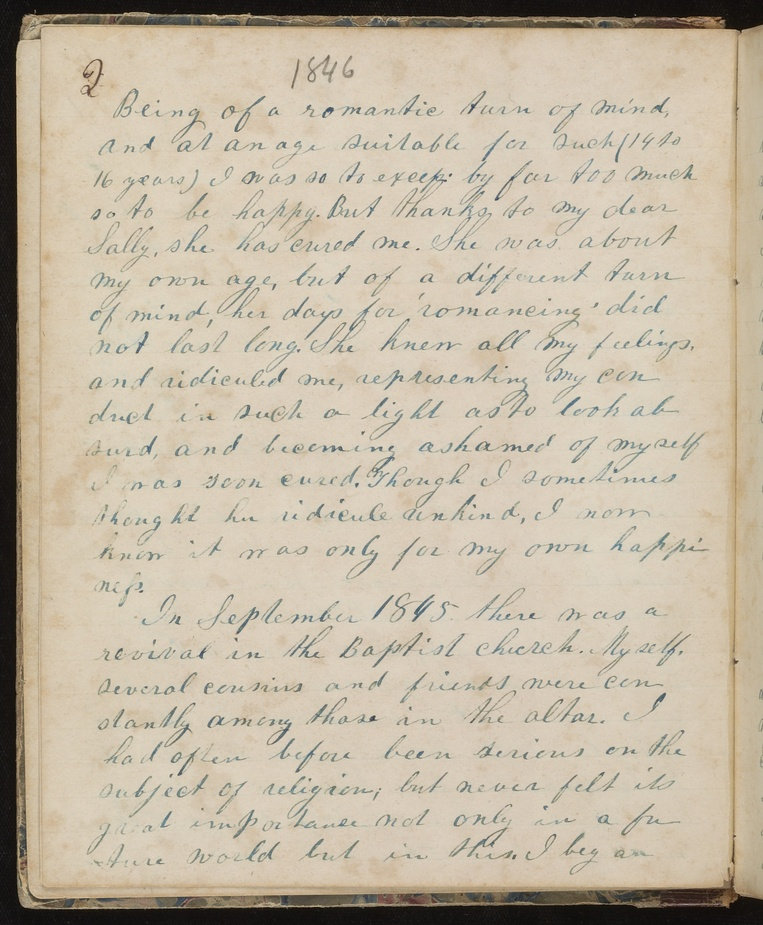
#> input picture images/imgComp.jpg, 763 x 925 px, shrunk from 1909 x 2314 before the run, found by its file name
$ python imgComp.py
#> lines starting #> are read from the running program, lines starting #| are printed output that depends on the picture; after the words box and inside, x2 and y2 are one past the last pixel; in counts of white or black regions, pixels touching at a corner belong together
import cv2
import matplotlib.pyplot as plt
import numpy as np
from PIL import Image


img1 = cv2.imread(r"/Users/andywang/Desktop/AI-powered-Historical-Test-Transcription/images/imgComp.jpg")
#> img1 is the input picture: shape (925, 763, 3); mean B, G, R 164.4, 183.7, 195
img2 = cv2.imread(r"/Users/andywang/Desktop/AI-powered-Historical-Test-Transcription/images/imgComp.jpg")

def get_greyscale(image):
    return cv2.cvtColor(image, cv2.COLOR_BGR2GRAY)
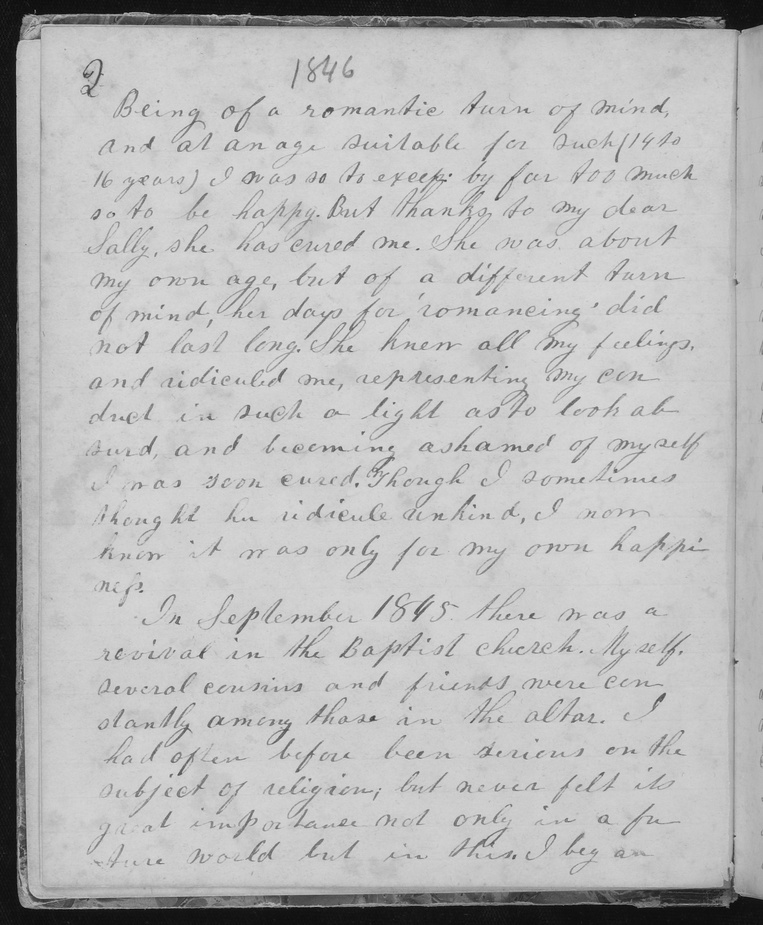
#> returned value: shape (925, 763); min 1, max 225, mean 184.9

def remove_noise(image):
    return cv2.bilateralFilter(image, 5, 75, 75)

def thresholding(image):
    return cv2.adaptiveThreshold(image, 255, cv2.ADAPTIVE_THRESH_GAUSSIAN_C, cv2.THRESH_BINARY, 15, 9)
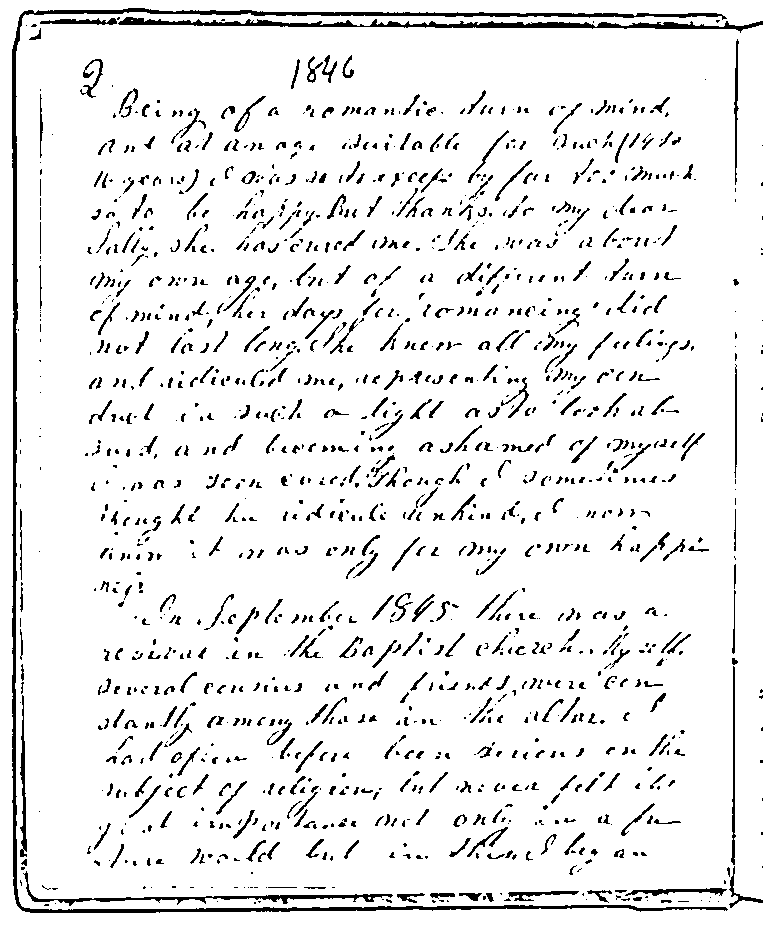
#> returned value: shape (925, 763); 92.2% white; 1438 black regions (664 under 20 px), largest, box (x1, y1, x2, y2) and area: (12, 8, 728, 913) 8307, (118, 17, 763, 33) 2844, (23, 871, 393, 906) 1296

img2 = get_greyscale(img2)
img2 = remove_noise(img2)
img2 = thresholding(img2)
img2 = np.dstack([img2] * 3)

print(img1.shape, img2.shape)
#| (925, 763, 3) (925, 763, 3)

Hori = np.concatenate((img1, img2), axis = 1)
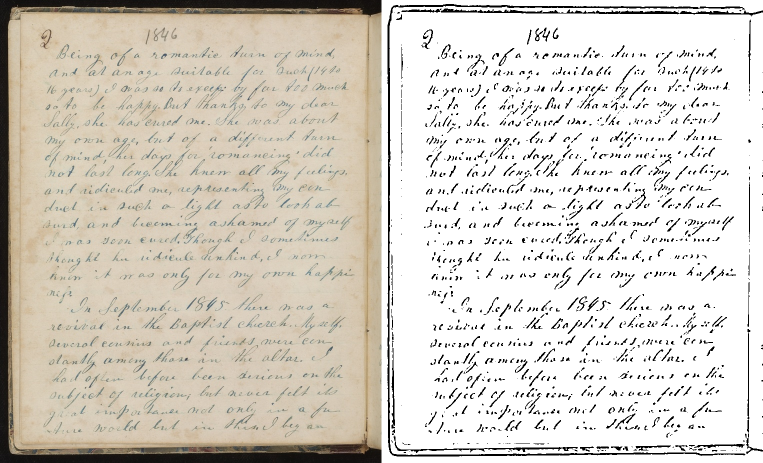
#> Hori: shape (925, 1526, 3) (shown at 1/2 size); mean B, G, R 199.7, 209.4, 215

cv2.imshow('HORIZONTAL', Hori)
cv2.waitKey(0)
cv2.destroyAllWindows()

cv2.imwrite('pre-processing.jpg', Hori)

$ run again, with images/martha.jpg copied over images/imgComp.jpg
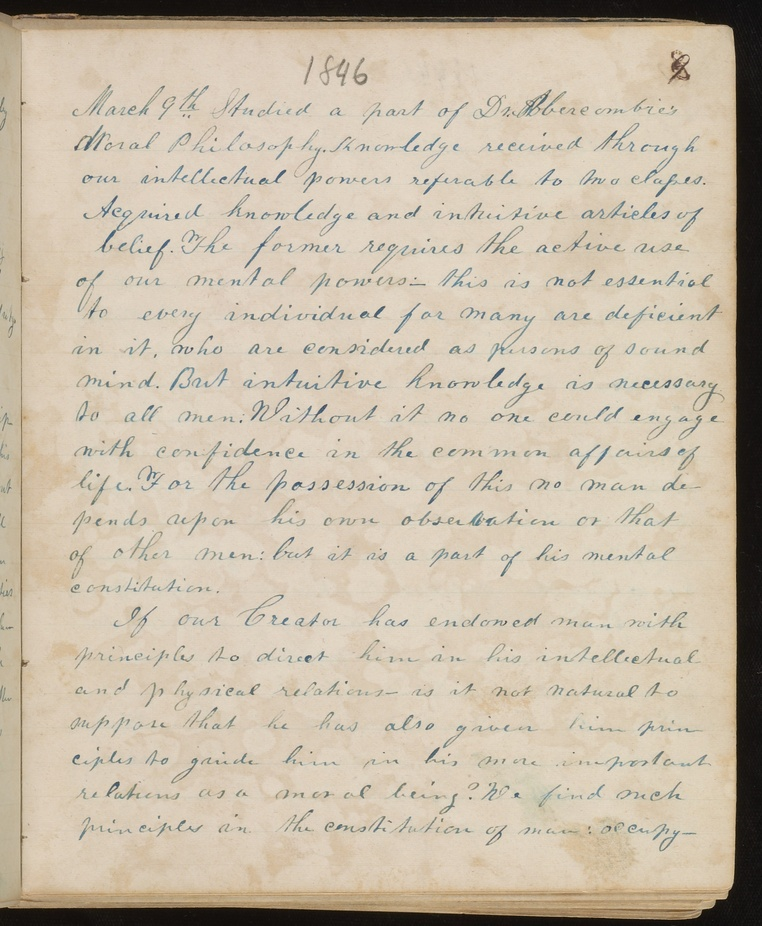
#> input picture images/martha.jpg, 762 x 926 px, shrunk from 1924 x 2340 before the run, found by its file name
#> img1 is the input picture: shape (926, 762, 3); mean B, G, R 167.7, 186.6, 199
#> in thresholding, `return cv2.adaptiveThreshold(image, 255, cv2.ADAPTIVE_THRESH_GAUSSIAN_..`:
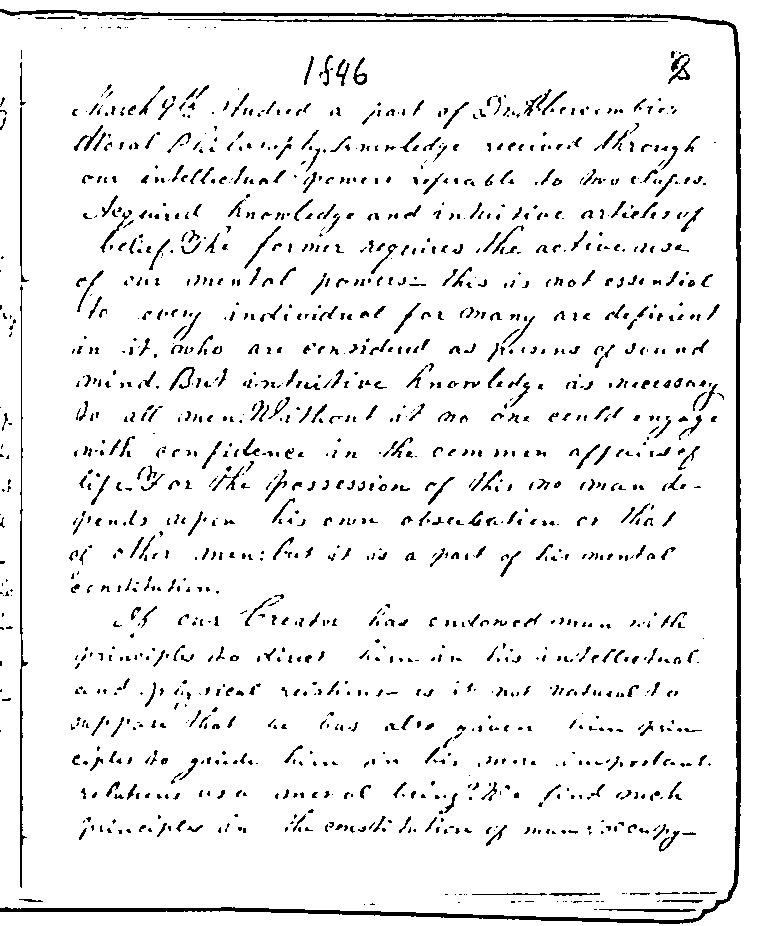
#> returned value: shape (926, 762); 93.3% white; black in thin lines or dots
#> img2: shape (926, 762, 3); 93.3% white; black in thin lines or dots
#| (926, 762, 3) (926, 762, 3)
#> `Hori = np.concatenate((img1, img2), axis = 1)`:
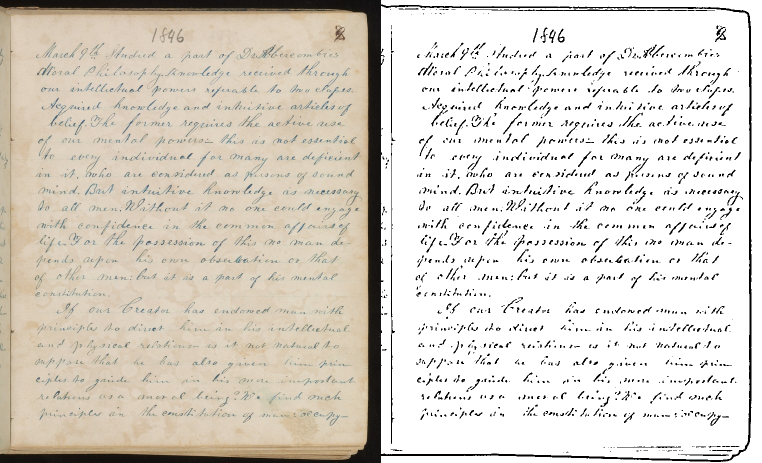
#> Hori: shape (926, 1524, 3) (shown at 1/2 size); mean B, G, R 202.8, 212.3, 218.5

$ run again, with images/mcmillan.jpg copied over images/imgComp.jpg
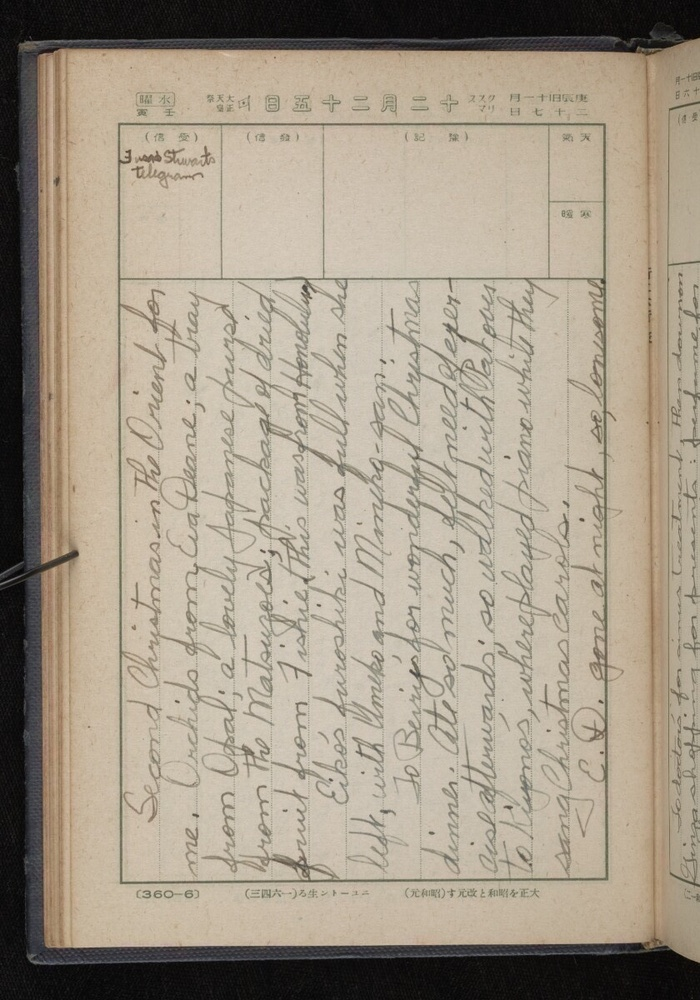
#> input picture images/mcmillan.jpg, 700 x 1000 px, shrunk from 840 x 1200 before the run, found by its file name
#> img1 is the input picture: shape (1000, 700, 3); mean B, G, R 136.9, 153.6, 164.6
#> in thresholding, `return cv2.adaptiveThreshold(image, 255, cv2.ADAPTIVE_THRESH_GAUSSIAN_..`:
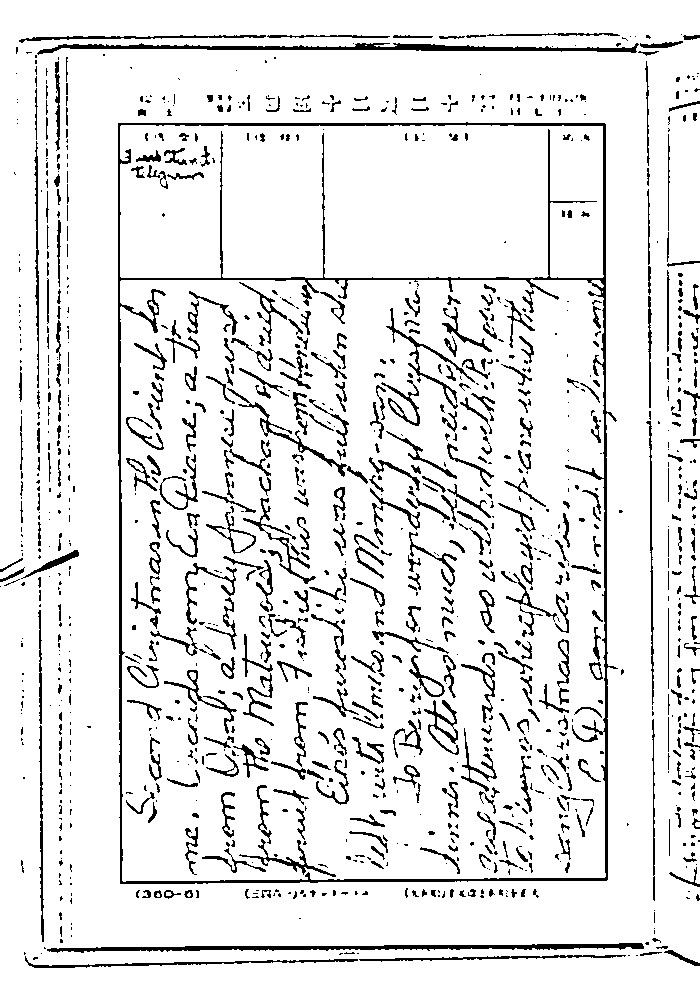
#> returned value: shape (1000, 700); 90.3% white; black in thin lines or dots
#> img2: shape (1000, 700, 3); 90.3% white; black in thin lines or dots
#| (1000, 700, 3) (1000, 700, 3)
#> `Hori = np.concatenate((img1, img2), axis = 1)`:
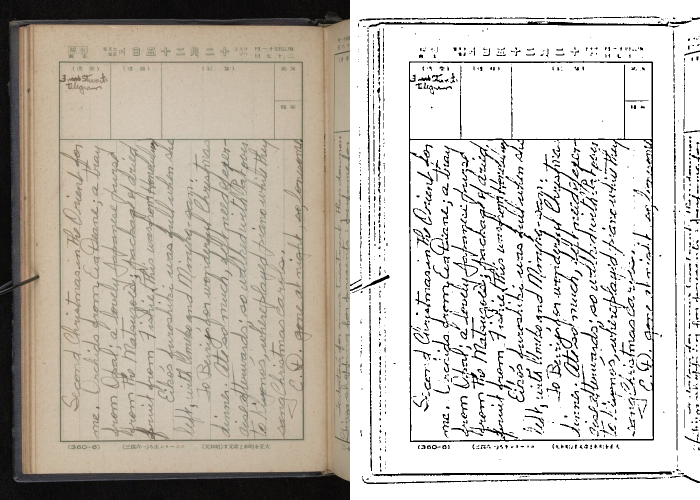
#> Hori: shape (1000, 1400, 3) (shown at 1/2 size); mean B, G, R 183.6, 192, 197.5

$ run again, with images/stewart.jpg copied over images/imgComp.jpg
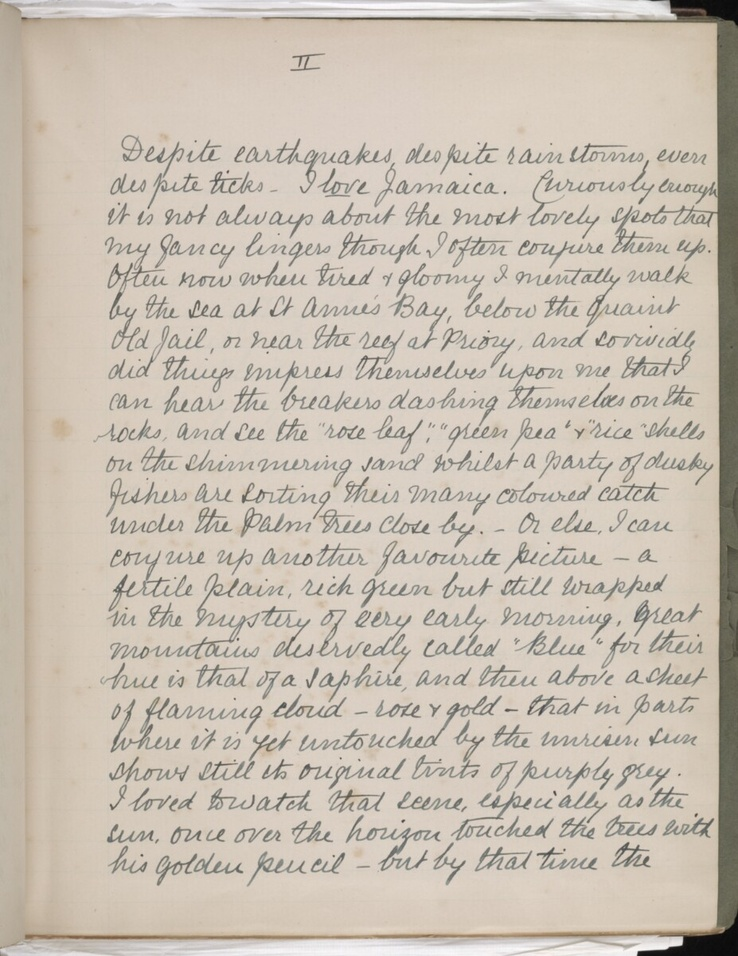
#> input picture images/stewart.jpg, 738 x 956 px, shrunk from 927 x 1200 before the run, found by its file name
#> img1 is the input picture: shape (956, 738, 3); mean B, G, R 178.4, 191.2, 201.1
#> in thresholding, `return cv2.adaptiveThreshold(image, 255, cv2.ADAPTIVE_THRESH_GAUSSIAN_..`:
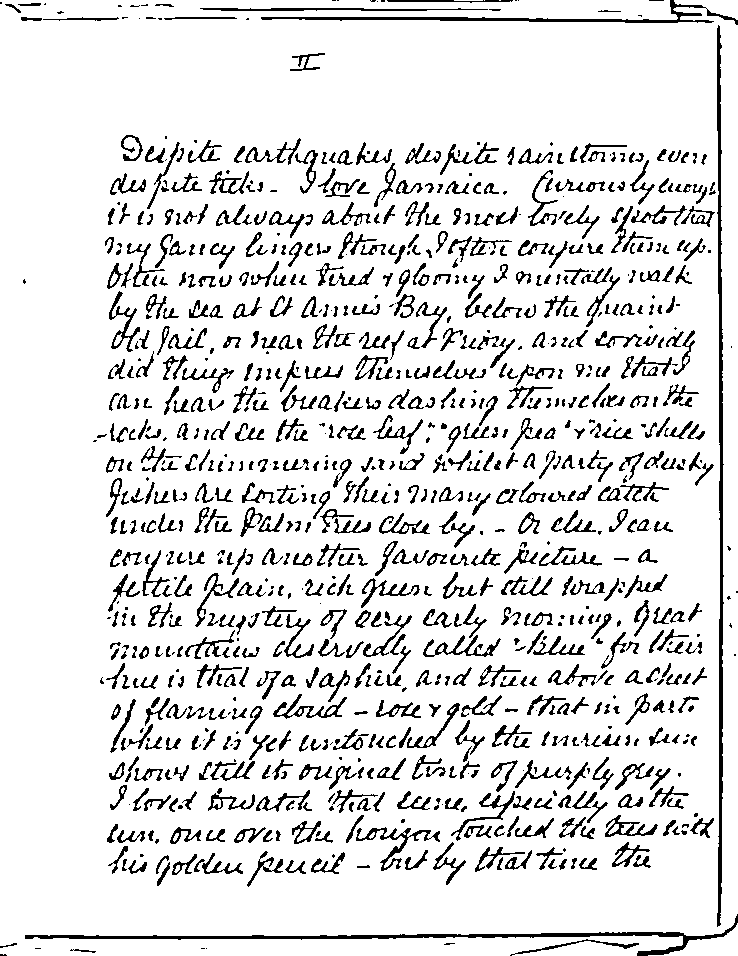
#> returned value: shape (956, 738); 88.3% white; black in thin lines or dots
#> img2: shape (956, 738, 3); 88.3% white; black in thin lines or dots
#| (956, 738, 3) (956, 738, 3)
#> `Hori = np.concatenate((img1, img2), axis = 1)`:
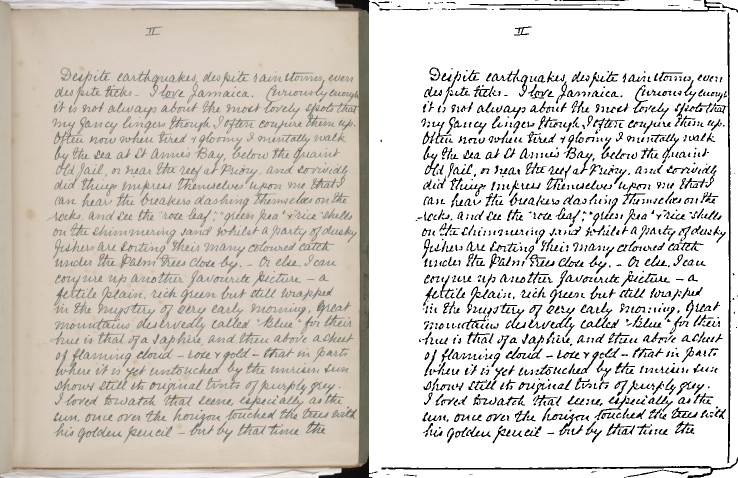
#> Hori: shape (956, 1476, 3) (shown at 1/2 size); mean B, G, R 201.8, 208.2, 213.2
